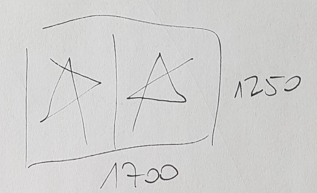
#> input picture training_data/geometry/RU_RU/RU RU.png, 317 x 193 px, found by its file name
$ python debug_splits.py
#> lines starting #> are read from the running program, lines starting #| are printed output that depends on the picture
#> further down, image is the input picture: shape (193, 317, 3); mean B, G, R 207.6, 208.5, 208.9
### app/vision/preprocessing/detect_vertical_splits.py
import cv2
import numpy as np


def group_positions(
    positions,
    tolerance=80
):

    if not positions:
        return []

    groups = []

    current = [positions[0]]

    for p in positions[1:]:

        if p - current[-1] <= tolerance:

            current.append(p)

        else:

            groups.append(current)

            current = [p]

    groups.append(current)

    centers = []

    for g in groups:

        centers.append(
            int(sum(g) / len(g))
        )

    return centers


def detect_vertical_splits(
    image_path: str
):

#> called with image_path = 'training_data/geometry/RU_RU/RU RU.png'
    image = cv2.imread(
        image_path
    )

    gray = cv2.cvtColor(
        image,
        cv2.COLOR_BGR2GRAY
    )

    height, width = gray.shape
#> height = 193; width = 317

    darkness = []

    for x in range(width):

        column = gray[:, x]

        mean_value = np.mean(
            column
        )

        darkness.append(
            255 - mean_value
        )
#> this loop made 317 passes
#> mean_value on passes 1 to 3: 217, 216.7, 216.7
#> after the loop, darkness = 317 values, max 66.95 at index 26, min 36.15 at index 24, mean 46.44

    threshold = np.mean(
        darkness
    ) * 1.25
#> threshold = 58.04

    candidates = []

    for x, value in enumerate(darkness):

        if value > threshold:

            candidates.append(x)
#> this loop made 317 passes
#> value on passes 1 to 3: 37.98, 38.26, 38.27
#> after the loop, candidates = [26, 116, 220]

    grouped = group_positions(
        candidates
    )
#> in group_positions, `current = [positions[0]]`: current = [26]
#> the loop in group_positions, `for p in positions[1:]: ` made 2 passes
#> (p, current) on passes 1 to 2: (116, [116]), (220, [220])
#> after the loop in group_positions, `for p in positions[1:]:`: groups = [[26], [116]]
#> the loop in group_positions, `for g in groups: ` made 3 passes
#> g on passes 1 to 3: [26], [116], [220]
#> after the loop in group_positions, `for g in groups:`: centers = [26, 116, 220]
#> grouped = [26, 116, 220]

    filtered = []

    for g in grouped:

        if (
            width * 0.20
            < g
            < width * 0.80
        ):

            filtered.append(g)
#> this loop made 3 passes
#> after the loop, filtered = [116, 220]

    merged = []

    if filtered:

        current = [filtered[0]]
#> current = [116]

        for x in filtered[1:]:

            if x - current[-1] < width * 0.12:

                current.append(x)

            else:

                merged.append(
                    int(sum(current) / len(current))
                )

                current = [x]
#> this loop made 1 pass
#> after the loop, merged = [116]

        merged.append(
            int(sum(current) / len(current))
        )

    return merged

### app/vision/debug/debug_splits.py
import cv2

from app.vision.preprocessing.detect_vertical_splits import (
    detect_vertical_splits
)

IMAGE = "training_data/geometry/RU_RU/RU RU.png"

image = cv2.imread(
    IMAGE
)

splits = detect_vertical_splits(
    IMAGE
)
#> splits = [116, 220]

for x in splits:

    cv2.line(

        image,

        (x, 0),

        (x, image.shape[0]),

        (0, 0, 255),

        3
    )
#> this loop made 2 passes
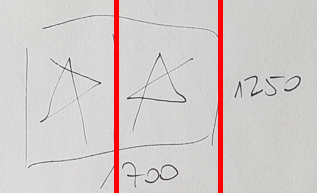
#> image: shape (193, 317, 3); mean B, G, R 201.2, 202, 210.5

output = "app/vision/debug/splits_debug.jpg"

cv2.imwrite(
    output,
    image
)

print(splits)
#| [116, 220]
print(output)
